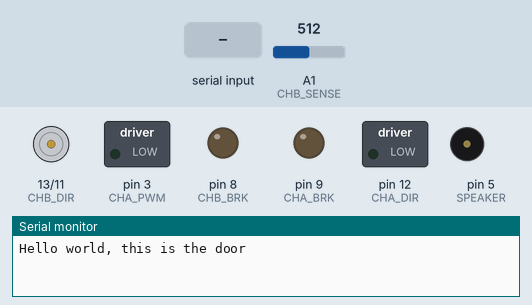
A sketch run on a simulated Arduino Uno, built with avr-gcc and run on an emulated ATmega328P. Shown: direction and speed pins drawn as motors (green arrow = direction pin HIGH = forward, orange = LOW = backward, longer = more drive), switched loads named in the sketch (green lamp = pin HIGH), output pins drawn as LEDs (lit = HIGH), buzzer (waves = sounding), the last lines printed to the serial monitor. Inputs (shaded band) come from the test bench; at power-on: A1 (CHB_SENSE) = 512.

Above: at 1.2 s.
1.3 s: "o" received over Serial
At 3.5 s:
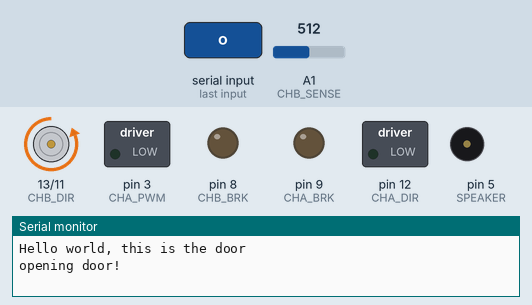
3.8 s: A1 (CHB_SENSE) set to 931
5.3 s: A1 (CHB_SENSE) set to 954
At 6.2 s:
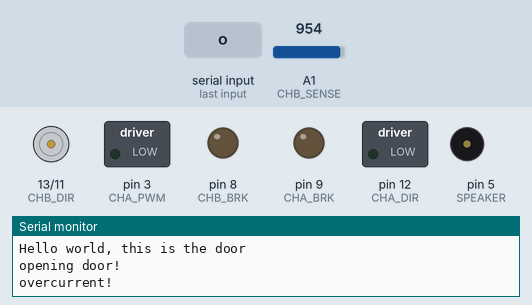
6.8 s: "h" received over Serial
At 7.1 s:
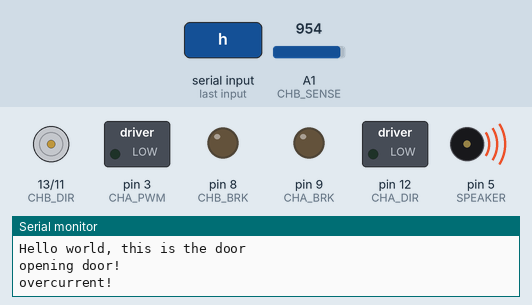
Timing chart, 0 to 9.8 s (numbered marks = the images above; inputs shaded):
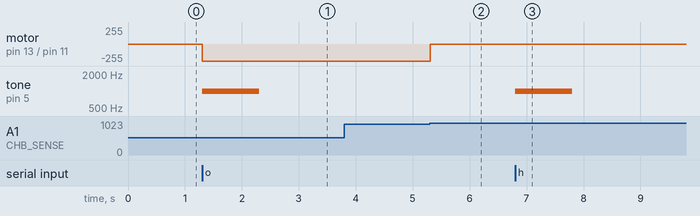

The sketch:

doorjam_arduino.ino
```cpp
/* doorjam_arduino.ino
 * door opener closer program for Sudoroom / TheOmni
 * works with meatspace_firewall
 * https://github.com/sudoroom/doorjam
 * lisence:  GPL V3
 * by jerkey
 *
 * it runs a DC motor for a few seconds to lock or unlock the door,
 * and it watches the current so it can stop if the motor encounters a hard stop.
 */

// http://arduino.cc/en/Main/ArduinoMotorShieldR3

//#include <Adafruit_NeoPixel.h>

#define SPEAKER 5 // a beeper connected to pin 5 for happy/sad sounds
#define LED_DATA 2 // adafruit neopixel ws2811 ws2812 style LEDs (six)

#define SADTONE 200 // sad tone frequency
#define SADTIME 1000 // sadtone time in milliseconds
#define HAPPYTONE 1000  // happy tone frequency
#define HAPPYTIME 1000  // happy tone time in milliseconds

#define CHA_DIR 12
#define CHA_PWM 3
#define CHA_BRK 9
#define CHA_SENSE A0
#define CHB_DIR 13
#define CHB_PWM 11
#define CHB_BRK 8
#define CHB_SENSE A1

#define OPEN_TIME 8000 // milliseconds how long to run the motor
#define OPEN_CURRENTMAX 940 // analogRead() value, not amps or anything
#define CLOSE_CURRENTMAX 940 // change this to 70 to be able to trip it by hand
#define MOTOR_START_TIME 150 // milliseconds before we start looking at current draw
#define OPEN_RETRACT_TIME 500 // milliseconds to reverse motor after hitting current limit
#define CLOSE_RETRACT_TIME 500 // milliseconds to reverse motor after hitting current limit

#define UNLATCH_DETECT_PIN 4

#define AVG_CYCLES 50.0 // how many times to read analogRead and average reading

//Adafruit_NeoPixel strip = Adafruit_NeoPixel(6, LED_DATA, NEO_GRB + NEO_KHZ800);

#define VOLTCOEFF 0.02704 // 2.2k and 10k ohm resistor divider
#define VOLT_SENSE A5 // pin where voltage divider is connected
float voltage = 0;

void reportVoltage() {
  Serial.print("voltage ");
  unsigned long voltAdder = 0;
  for (int i = 0; i < AVG_CYCLES; i++) {
    voltAdder += analogRead(VOLT_SENSE);
  }
  voltage = (float)voltAdder / (float)AVG_CYCLES * VOLTCOEFF;
  Serial.println(voltage,2);
}

void happyTone() {
  tone (SPEAKER, HAPPYTONE, HAPPYTIME);
}

void sadTone() {
  tone (SPEAKER, SADTONE, SADTIME);
}


void doorOpen() {
  Serial.println("opening door!");
  happyTone(); // tone is not blocking
  digitalWrite(CHB_DIR,LOW);
  digitalWrite(CHB_PWM,HIGH); // turn motor on
  unsigned long now = millis();
  boolean overcurrent = false;
  while (millis() - now < OPEN_TIME && !overcurrent) {
    float current = 0;
    for (int i = 0; i < AVG_CYCLES; i++) current += analogRead(CHB_SENSE); // read a bunch of times
    current = current / AVG_CYCLES; // get the average current reading
    if ((millis() - now > MOTOR_START_TIME) && (current > OPEN_CURRENTMAX)) {
      overcurrent = true;
      Serial.println("overcurrent!");
    }
  }
  digitalWrite(CHB_PWM,LOW); // turn motor off
}

void setup() {
  Serial.begin(9600);
  Serial.println("Hello world, this is the door");
  pinMode(CHA_DIR,OUTPUT);
  pinMode(CHA_PWM,OUTPUT);
  pinMode(CHA_BRK,OUTPUT);
  pinMode(CHB_DIR,OUTPUT);
  pinMode(CHB_PWM,OUTPUT);
  pinMode(CHB_BRK,OUTPUT);
  digitalWrite(UNLATCH_DETECT_PIN, HIGH); // enable internal pull-up resistor
  pinMode(SPEAKER,OUTPUT);
}

void loop() {
  if (Serial.available()) {  // if a byte appears on the serial port
    byte inByte = Serial.read();
    if (inByte == 'o') doorOpen();
    if (inByte == 'c') {
      Serial.println();
      if (digitalRead(UNLATCH_DETECT_PIN)) {
        Serial.println("Latched");
      } else Serial.println("Unlatched");
    }

    if (inByte == 'h') happyTone(); // use this when?
    if (inByte == 's') sadTone(); // use this when a card is rejected
    if (inByte == 'b') reportVoltage();
    while (Serial.available()) { // read all bytes in the buffer until the the buffer is empty
      byte throwAway = Serial.read();
    }
  }
}
```

Measured:
- the behaviour switches between 940 and 941 on A1 (CHB_SENSE) (found by bisection; images 1 and 2)
- after the input at 1.3 s, motor on pin 13 (CHB_DIR) / pin 11 (CHB_PWM): stopped → backward 255/255 at once; tone on pin 5 (SPEAKER): silent → 1000 Hz at once, → silent 1.0 s later
- after the input at 3.8 s, every drawn part: stays the same
- after the input at 5.3 s, motor on pin 13 (CHB_DIR) / pin 11 (CHB_PWM): backward 255/255 → stopped at once
- after the input at 6.8 s, tone on pin 5 (SPEAKER): silent → 1000 Hz at once, → silent 1.0 s later
